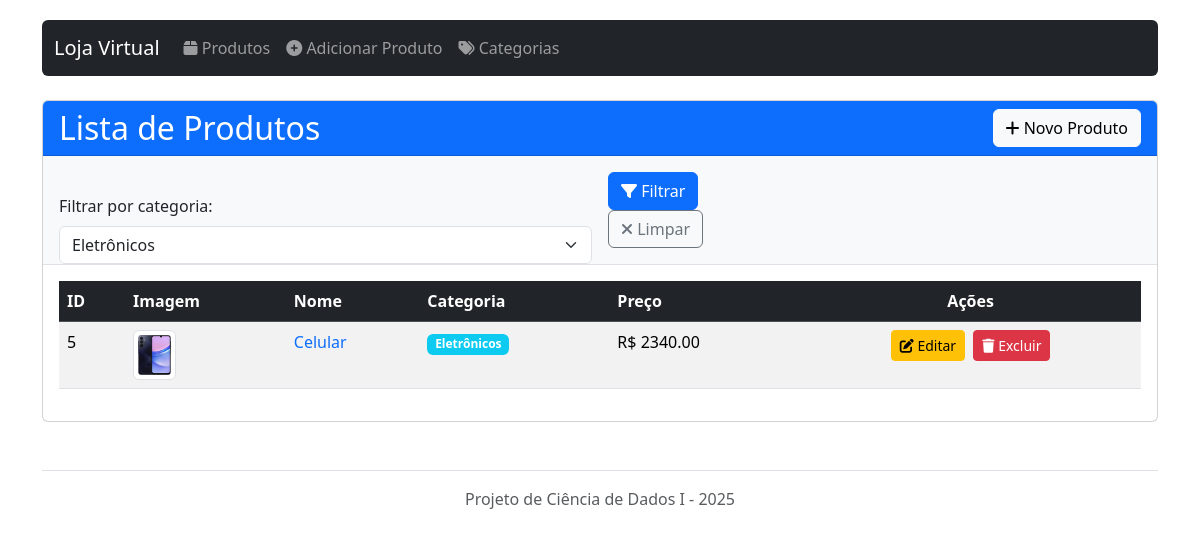
Page /?categoria=4 on the committed database.
### app.py (models this page shows, shortened)
class Produto(db.Model):
    id = db.Column(db.Integer, primary_key=True)
    nome = db.Column(db.String(100), nullable=False)
    preco = db.Column(db.Float, nullable=False)
    descricao = db.Column(db.Text, nullable=True)
    imagem_nome = db.Column(db.String(255), nullable=True)
    imagem_data = db.Column(db.DateTime, default=datetime.utcnow)
    categoria_id = db.Column(db.Integer, db.ForeignKey('categoria.id'), nullable=True)

class Categoria(db.Model):
    id = db.Column(db.Integer, primary_key=True)
    nome = db.Column(db.String(50), nullable=False, unique=True)
    produtos = db.relationship('Produto', backref='categoria', lazy=True)

### app.py (the view)
@app.route('/')
def listar_produtos():
    categoria_id = request.args.get('categoria', None)
    query = Produto.query
    if categoria_id:
        try:
            categoria_id = int(categoria_id)
            query = query.filter_by(categoria_id=categoria_id)
        except ValueError:
            pass
    produtos = query.all()
    categorias = Categoria.query.order_by(Categoria.nome).all()
    return render_template('listar.html',
                          produtos=produtos,
                          categorias=categorias,
                          categoria_filtro=categoria_id)

### templates/listar.html (shortened to what this page needs)
{% extends 'base.html' %}
{% block content %}
<div class="card">
    <div class="card-header d-flex justify-content-between align-items-center bg-primary text-white">
        <h2 class="mb-0">Lista de Produtos</h2>
        <a href="{{ url_for('adicionar_produto') }}" class="btn btn-light">
            <i class="fas fa-plus"></i> Novo Produto
        </a>
    </div>
    <div class="card-body bg-light border-bottom pb-0">
        <form method="get" class="row g-3 align-items-end">
            <div class="col-md-6">
                <label for="categoria" class="form-label">Filtrar por categoria:</label>
                <select name="categoria" id="categoria" class="form-select">
                    {% for categoria in categorias %}
                        <option value="{{ categoria.id }}" {% if categoria_filtro == categoria.id %}selected{% endif %}>
                            {{ categoria.nome }}
                        </option>
                    {% endfor %}
                </select>
            </div>
            <div class="col-md-2 mb-3">
                <button type="submit" class="btn btn-primary">
                    <i class="fas fa-filter"></i> Filtrar
                </button>
                {% if categoria_filtro %}
                    <a href="{{ url_for('listar_produtos') }}" class="btn btn-outline-secondary">
                        <i class="fas fa-times"></i> Limpar
                    </a>
                {% endif %}
            </div>
        </form>
    </div>
    <div class="card-body">
        {% if produtos %}
            <div class="table-responsive">
                <table class="table table-striped table-hover">
                    <thead class="table-dark">
                        <tr>
                            <th>ID</th>
                            <th>Imagem</th>
                            <th>Nome</th>
                            <th>Categoria</th>
                            <th>Preço</th>
                            <th class="text-center">Ações</th>
                        </tr>
                    </thead>
                    <tbody>
                        {% for produto in produtos %}
                        <tr>
                            <td>{{ produto.id }}</td>
                            <td>
                                {% if produto.imagem_nome %}
                                    <img src="{{ url_for('uploaded_file', filename=produto.imagem_nome) }}"
                                         alt="Imagem de {{ produto.nome }}"
                                         class="img-thumbnail"
                                         style="max-width: 50px; max-height: 50px;"
                                         data-bs-toggle="tooltip"
                                         title="Clique para ver em tamanho maior">
                                {% else %}
                                    <div class="text-center text-muted">
                                        <i class="fas fa-image fa-2x"></i>
                                    </div>
                                {% endif %}
                            </td>
                            <td>
                                <a href="{{ url_for('detalhes_produto', id=produto.id) }}" class="text-decoration-none">
                                    {{ produto.nome }}
                                </a>
                            </td>
                            <td>
                                {% if produto.categoria %}
                                    <span class="badge bg-info">{{ produto.categoria.nome }}</span>
                                {% else %}
                                    <span class="badge bg-secondary">Sem categoria</span>
                                {% endif %}
                            </td>
                            <td>R$ {{ "%.2f"|format(produto.preco) }}</td>
                            <td class="text-center">
                                <a href="{{ url_for('editar_produto', id=produto.id) }}" class="btn btn-sm btn-warning me-1">
                                    <i class="fas fa-edit"></i> Editar
                                </a>
                                <button type="button" class="btn btn-sm btn-danger" data-bs-toggle="modal" data-bs-target="#deleteModal{{ produto.id }}">
                                    <i class="fas fa-trash"></i> Excluir
                                </button>
                            </td>
                        </tr>
                        {% endfor %}
                    </tbody>
                </table>
            </div>
        {% else %}
            <div class="alert alert-info">
                <i class="fas fa-info-circle"></i> Nenhum produto cadastrado.
                <a href="{{ url_for('adicionar_produto') }}" class="alert-link">Adicionar um produto</a>
            </div>
        {% endif %}
    </div>
</div>
{% endblock %}

### templates/base.html (style rules this page uses)
body { padding-top: 20px; padding-bottom: 20px; }

### rows in the picture
Produto: id "5", imagem_nome (picture), nome "Celular", categoria.nome "Eletrônicos", preco "2340.00"

### other values in the picture
form field categoria "Eletrônicos"
